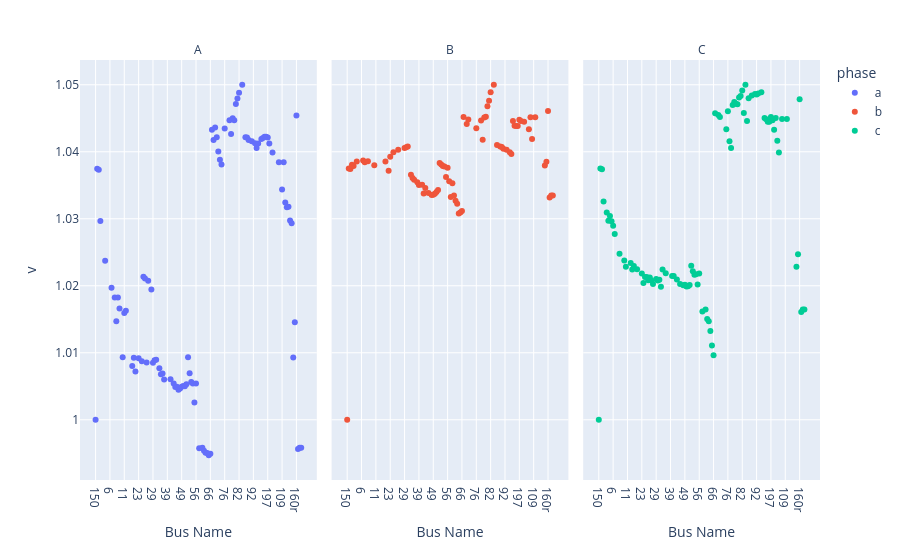
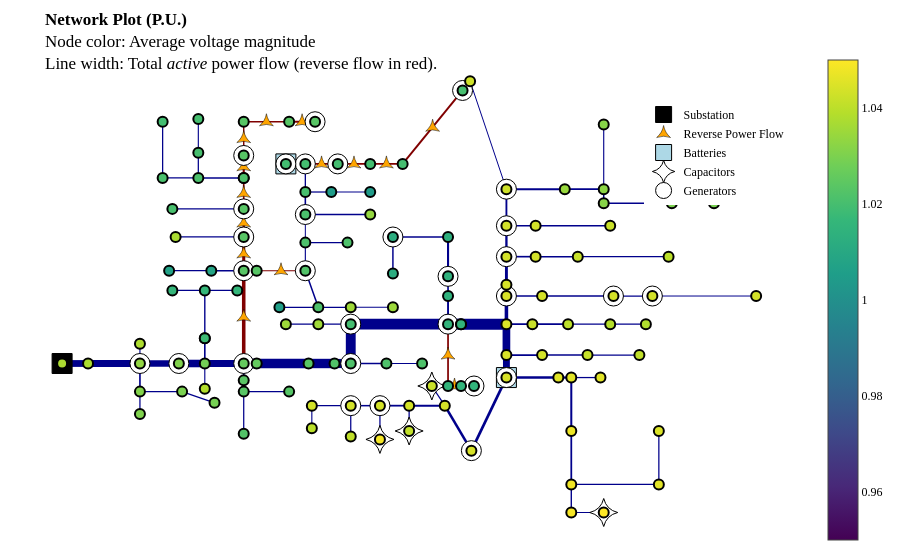

The notebook cell saved with these charts, in order:
### Markdown cell above
### Now with active power controls we minimize generation curtailment

### Code cell
case = create_case(CASES_DIR / "csv" / "ieee123_30der", ignore_schedule=True)
case.modify(control_variable="P")  # Controlling reacitve power generations of DGs to highlight the effect on the voltage profile.
case.modify(gen_mult = 5) # To make OPF work more hard
result = case.run_opf(objective="curtail", formulation="lindist", solver="ipopt")
result.plot_voltages().show()
result.plot_network().show()
result.plot_gens().show()

### Figure 1 — Plotly figure (JSON) as saved in the notebook; plotly's stock layout.template omitted (floating-point values rounded to 4 significant figures; data arrays with more than 128 entries replaced by an {"elided": "..."} marker saying what was removed)
{"data": [{"hovertemplate": "phase=a<br>name=%{x}<br>v=%{y}<extra></extra>", "legendgroup": "a", "marker": {"color": "#636efa", "symbol": "circle"}, "mode": "markers", "name": "a", "orientation": "v", "showlegend": true, "type": "scatter", "x": {"elided": "130 str values"}, "xaxis": "x", "y": {"elided": "130 float values"}, "yaxis": "y"}, {"hovertemplate": "phase=b<br>name=%{x}<br>v=%{y}<extra></extra>", "legendgroup": "b", "marker": {"color": "#EF553B", "symbol": "circle"}, "mode": "markers", "name": "b", "orientation": "v", "showlegend": true, "type": "scatter", "x": {"elided": "130 str values"}, "xaxis": "x2", "y": {"elided": "130 float values"}, "yaxis": "y2"}, {"hovertemplate": "phase=c<br>name=%{x}<br>v=%{y}<extra></extra>", "legendgroup": "c", "marker": {"color": "#00cc96", "symbol": "circle"}, "mode": "markers", "name": "c", "orientation": "v", "showlegend": true, "type": "scatter", "x": {"elided": "130 str values"}, "xaxis": "x3", "y": {"elided": "130 float values"}, "yaxis": "y3"}], "layout": {"annotations": [{"font": {}, "showarrow": false, "text": "A", "x": 0.16, "xanchor": "center", "xref": "paper", "y": 1, "yanchor": "bottom", "yref": "paper"}, {"font": {}, "showarrow": false, "text": "B", "x": 0.5, "xanchor": "center", "xref": "paper", "y": 1, "yanchor": "bottom", "yref": "paper"}, {"font": {}, "showarrow": false, "text": "C", "x": 0.84, "xanchor": "center", "xref": "paper", "y": 1, "yanchor": "bottom", "yref": "paper"}], "legend": {"title": {"text": "phase"}, "tracegroupgap": 0}, "margin": {"t": 60}, "xaxis": {"anchor": "y", "domain": [0, 0.32], "title": {"text": "Bus Name"}}, "xaxis2": {"anchor": "y2", "domain": [0.34, 0.66], "matches": "x", "title": {"text": "Bus Name"}}, "xaxis3": {"anchor": "y3", "domain": [0.68, 1.0], "matches": "x", "title": {"text": "Bus Name"}}, "yaxis": {"anchor": "x", "domain": [0, 1], "title": {"text": "v"}}, "yaxis2": {"anchor": "x2", "domain": [0, 1], "matches": "y", "showticklabels": false}, "yaxis3": {"anchor": "x3", "domain": [0, 1], "matches": "y", "showticklabels": false}}}

### Figure 2 — Plotly figure (JSON) as saved in the notebook; plotly's stock layout.template omitted (floating-point values rounded to 4 significant figures; data arrays with more than 128 entries replaced by an {"elided": "..."} marker saying what was removed)
{"data": [{"hoverinfo": "none", "line": {"color": "darkblue", "dash": "solid", "width": 6.807}, "mode": "lines", "showlegend": false, "type": "scatter", "x": [-0.8612, -0.8612], "y": [-0.2909, -0.2909]}, {"hoverinfo": "none", "line": {"color": "darkblue", "dash": "solid", "width": 6.807}, "mode": "lines", "showlegend": false, "type": "scatter", "x": [-0.8612, -0.7916], "y": [-0.2909, -0.2909]}, {"hoverinfo": "none", "line": {"color": "darkblue", "dash": "solid", "width": 6.807}, "mode": "lines", "showlegend": false, "type": "scatter", "x": [-0.7916, -0.6524], "y": [-0.2909, -0.2909]}, {"hoverinfo": "none", "line": {"color": "darkblue", "dash": "solid", "width": 1.128}, "mode": "lines", "showlegend": false, "type": "scatter", "x": [-0.6524, -0.6524], "y": [-0.2909, -0.2009]}, {"hoverinfo": "none", "line": {"color": "darkblue", "dash": "solid", "width": 1.657}, "mode": "lines", "showlegend": false, "type": "scatter", "x": [-0.6524, -0.6524], "y": [-0.2909, -0.4195]}, {"hoverinfo": "none", "line": {"color": "darkblue", "dash": "solid", "width": 6.727}, "mode": "lines", "showlegend": false, "type": "scatter", "x": [-0.6524, -0.5481], "y": [-0.2909, -0.2909]}, {"hoverinfo": "none", "line": {"color": "darkblue", "dash": "solid", "width": 1.256}, "mode": "lines", "showlegend": false, "type": "scatter", "x": [-0.6524, -0.6524], "y": [-0.4195, -0.5224]}, {"hoverinfo": "none", "line": {"color": "darkblue", "dash": "solid", "width": 1.401}, "mode": "lines", "showlegend": false, "type": "scatter", "x": [-0.6524, -0.5394], "y": [-0.4195, -0.4195]}, {"hoverinfo": "none", "line": {"color": "darkblue", "dash": "solid", "width": 1.27}, "mode": "lines", "showlegend": false, "type": "scatter", "x": [-0.5394, -0.4524], "y": [-0.4195, -0.4709]}, {"hoverinfo": "none", "line": {"color": "darkblue", "dash": "solid", "width": 7.56}, "mode": "lines", "showlegend": false, "type": "scatter", "x": [-0.5481, -0.4785], "y": [-0.2909, -0.2909]}, {"hoverinfo": "none", "line": {"color": "darkblue", "dash": "solid", "width": 1.128}, "mode": "lines", "showlegend": false, "type": "scatter", "x": [-0.4785, -0.4785], "y": [-0.2909, -0.4067]}, {"hoverinfo": "none", "line": {"color": "darkblue", "dash": "solid", "width": 1.645}, "mode": "lines", "showlegend": false, "type": "scatter", "x": [-0.4785, -0.4785], "y": [-0.2909, -0.1752]}, {"hoverinfo": "none", "line": {"color": "darkblue", "dash": "solid", "width": 6.787}, "mode": "lines", "showlegend": false, "type": "scatter", "x": [-0.4785, -0.3741], "y": [-0.2909, -0.2909]}, {"hoverinfo": "none", "line": {"color": "darkblue", "dash": "solid", "width": 1.388}, "mode": "lines", "showlegend": false, "type": "scatter", "x": [-0.4785, -0.4785], "y": [-0.1752, -0.1752]}, {"hoverinfo": "none", "line": {"color": "darkblue", "dash": "solid", "width": 1.388}, "mode": "lines", "showlegend": false, "type": "scatter", "x": [-0.4785, -0.4785], "y": [-0.1752, 0.04337]}, {"hoverinfo": "none", "line": {"color": "darkblue", "dash": "solid", "width": 1.647}, "mode": "lines", "showlegend": false, "type": "scatter", "x": [-0.3741, -0.3741], "y": [-0.2909, -0.3681]}, {"hoverinfo": "none", "line": {"color": "maroon", "dash": "solid", "width": 3.561}, "mode": "lines", "showlegend": false, "type": "scatter", "x": [-0.3741, -0.3741], "y": [-0.2909, 0.1334]}, {"hoverinfo": "none", "line": {"color": "darkblue", "dash": "solid", "width": 1.259}, "mode": "lines", "showlegend": false, "type": "scatter", "x": [-0.4785, -0.5655], "y": [0.04337, 0.04337]}, {"hoverinfo": "none", "line": {"color": "darkblue", "dash": "solid", "width": 1.129}, "mode": "lines", "showlegend": false, "type": "scatter", "x": [-0.4785, -0.3915], "y": [0.04337, 0.04337]}, {"hoverinfo": "none", "line": {"color": "darkblue", "dash": "solid", "width": 1.385}, "mode": "lines", "showlegend": false, "type": "scatter", "x": [-0.3741, -0.3741], "y": [-0.3681, -0.4195]}, {"hoverinfo": "none", "line": {"color": "darkblue", "dash": "solid", "width": 1.256}, "mode": "lines", "showlegend": false, "type": "scatter", "x": [-0.3741, -0.3741], "y": [-0.4195, -0.6124]}, {"hoverinfo": "none", "line": {"color": "darkblue", "dash": "solid", "width": 1.128}, "mode": "lines", "showlegend": false, "type": "scatter", "x": [-0.3741, -0.2524], "y": [-0.4195, -0.4195]}, {"hoverinfo": "none", "line": {"color": "darkblue", "dash": "solid", "width": 1.51}, "mode": "lines", "showlegend": false, "type": "scatter", "x": [-0.3741, -0.4611], "y": [0.1334, 0.1334]}, {"hoverinfo": "none", "line": {"color": "maroon", "dash": "solid", "width": 3.044}, "mode": "lines", "showlegend": false, "type": "scatter", "x": [-0.3741, -0.3741], "y": [0.1334, 0.2877]}, {"hoverinfo": "none", "line": {"color": "darkblue", "dash": "solid", "width": 1.254}, "mode": "lines", "showlegend": false, "type": "scatter", "x": [-0.4611, -0.5742], "y": [0.1334, 0.1334]}, {"hoverinfo": "none", "line": {"color": "darkblue", "dash": "solid", "width": 1.269}, "mode": "lines", "showlegend": false, "type": "scatter", "x": [-0.3741, -0.5568], "y": [0.2877, 0.2877]}, {"hoverinfo": "none", "line": {"color": "maroon", "dash": "solid", "width": 2.352}, "mode": "lines", "showlegend": false, "type": "scatter", "x": [-0.3741, -0.3741], "y": [0.2877, 0.4162]}, {"hoverinfo": "none", "line": {"color": "darkblue", "dash": "solid", "width": 1.256}, "mode": "lines", "showlegend": false, "type": "scatter", "x": [-0.3741, -0.5655], "y": [0.4162, 0.4162]}, {"hoverinfo": "none", "line": {"color": "maroon", "dash": "solid", "width": 1.647}, "mode": "lines", "showlegend": false, "type": "scatter", "x": [-0.3741, -0.3741], "y": [0.4162, 0.5577]}, {"hoverinfo": "none", "line": {"color": "darkblue", "dash": "solid", "width": 1.513}, "mode": "lines", "showlegend": false, "type": "scatter", "x": [-0.3741, -0.3741], "y": [0.5577, 0.5577]}, {"hoverinfo": "none", "line": {"color": "darkblue", "dash": "solid", "width": 1.513}, "mode": "lines", "showlegend": false, "type": "scatter", "x": [-0.3741, -0.4959], "y": [0.5577, 0.5577]}, {"hoverinfo": "none", "line": {"color": "maroon", "dash": "solid", "width": 2.161}, "mode": "lines", "showlegend": false, "type": "scatter", "x": [-0.3741, -0.3741], "y": [0.5577, 0.6606]}, {"hoverinfo": "none", "line": {"color": "darkblue", "dash": "solid", "width": 1.257}, "mode": "lines", "showlegend": false, "type": "scatter", "x": [-0.4959, -0.5916], "y": [0.5577, 0.5577]}, {"hoverinfo": "none", "line": {"color": "darkblue", "dash": "solid", "width": 1.256}, "mode": "lines", "showlegend": false, "type": "scatter", "x": [-0.4959, -0.4959], "y": [0.5577, 0.6734]}, {"hoverinfo": "none", "line": {"color": "darkblue", "dash": "solid", "width": 1.257}, "mode": "lines", "showlegend": false, "type": "scatter", "x": [-0.5916, -0.5916], "y": [0.5577, 0.8148]}, {"hoverinfo": "none", "line": {"color": "maroon", "dash": "solid", "width": 1.453}, "mode": "lines", "showlegend": false, "type": "scatter", "x": [-0.3741, -0.3741], "y": [0.6606, 0.8148]}, {"hoverinfo": "none", "line": {"color": "maroon", "dash": "solid", "width": 1.705}, "mode": "lines", "showlegend": false, "type": "scatter", "x": [-0.3741, -0.2524], "y": [0.8148, 0.8148]}, {"hoverinfo": "none", "line": {"color": "maroon", "dash": "solid", "width": 1.961}, "mode": "lines", "showlegend": false, "type": "scatter", "x": [-0.2524, -0.1828], "y": [0.8148, 0.8148]}, {"hoverinfo": "none", "line": {"color": "darkblue", "dash": "solid", "width": 1.128}, "mode": "lines", "showlegend": false, "type": "scatter", "x": [-0.4959, -0.4959], "y": [0.6734, 0.8277]}, {"hoverinfo": "none", "line": {"color": "maroon", "dash": "solid", "width": 1.065}, "mode": "lines", "showlegend": false, "type": "scatter", "x": [-0.3394, -0.2089], "y": [0.1334, 0.1334]}, {"hoverinfo": "none", "line": {"color": "darkblue", "dash": "solid", "width": 1.51}, "mode": "lines", "showlegend": false, "type": "scatter", "x": [-0.2089, -0.1741], "y": [0.1334, -0.03378]}, {"hoverinfo": "none", "line": {"color": "darkblue", "dash": "solid", "width": 1.13}, "mode": "lines", "showlegend": false, "type": "scatter", "x": [-0.2089, -0.2089], "y": [0.1334, 0.262]}, {"hoverinfo": "none", "line": {"color": "darkblue", "dash": "solid", "width": 1.25}, "mode": "lines", "showlegend": false, "type": "scatter", "x": [-0.1741, -0.2785], "y": [-0.03378, -0.03378]}, {"hoverinfo": "none", "line": {"color": "darkblue", "dash": "solid", "width": 1.259}, "mode": "lines", "showlegend": false, "type": "scatter", "x": [-0.1741, -0.08714], "y": [-0.03378, -0.03378]}, {"hoverinfo": "none", "line": {"color": "darkblue", "dash": "solid", "width": 1.128}, "mode": "lines", "showlegend": false, "type": "scatter", "x": [-0.08714, 0.02593], "y": [-0.03378, -0.03378]}, {"hoverinfo": "none", "line": {"color": "darkblue", "dash": "solid", "width": 1.128}, "mode": "lines", "showlegend": false, "type": "scatter", "x": [-0.2089, -0.09583], "y": [0.262, 0.262]}, {"hoverinfo": "none", "line": {"color": "darkblue", "dash": "solid", "width": 1.002}, "mode": "lines", "showlegend": false, "type": "scatter", "x": [-0.2089, -0.2089], "y": [0.262, 0.3905]}, {"hoverinfo": "none", "line": {"color": "darkblue", "dash": "solid", "width": 1.267}, "mode": "lines", "showlegend": false, "type": "scatter", "x": [-0.2089, -0.03495], "y": [0.3905, 0.3905]}, {"hoverinfo": "none", "line": {"color": "darkblue", "dash": "solid", "width": 1.568}, "mode": "lines", "showlegend": false, "type": "scatter", "x": [-0.2089, -0.2089], "y": [0.3905, 0.4934]}, {"hoverinfo": "none", "line": {"color": "darkblue", "dash": "solid", "width": 1.254}, "mode": "lines", "showlegend": false, "type": "scatter", "x": [-0.2089, -0.1393], "y": [0.4934, 0.4934]}, {"hoverinfo": "none", "line": {"color": "darkblue", "dash": "solid", "width": 1.314}, "mode": "lines", "showlegend": false, "type": "scatter", "x": [-0.2089, -0.2089], "y": [0.4934, 0.622]}, {"hoverinfo": "none", "line": {"color": "darkblue", "dash": "solid", "width": 1.128}, "mode": "lines", "showlegend": false, "type": "scatter", "x": [-0.1393, -0.03495], "y": [0.4934, 0.4934]}, {"hoverinfo": "none", "line": {"color": "darkblue", "dash": "solid", "width": 2.242}, "mode": "lines", "showlegend": false, "type": "scatter", "x": [-0.2089, -0.2611], "y": [0.622, 0.622]}, {"hoverinfo": "none", "line": {"color": "maroon", "dash": "solid", "width": 1.641}, "mode": "lines", "showlegend": false, "type": "scatter", "x": [-0.2089, -0.1219], "y": [0.622, 0.622]}, {"hoverinfo": "none", "line": {"color": "maroon", "dash": "solid", "width": 1.577}, "mode": "lines", "showlegend": false, "type": "scatter", "x": [-0.1219, -0.03495], "y": [0.622, 0.622]}, {"hoverinfo": "none", "line": {"color": "maroon", "dash": "solid", "width": 1.833}, "mode": "lines", "showlegend": false, "type": "scatter", "x": [-0.03495, 0.05202], "y": [0.622, 0.622]}, {"hoverinfo": "none", "line": {"color": "maroon", "dash": "solid", "width": 1.961}, "mode": "lines", "showlegend": false, "type": "scatter", "x": [0.05202, 0.2127], "y": [0.622, 0.9578]}, {"hoverinfo": "none", "line": {"color": "darkblue", "dash": "solid", "width": 9.661}, "mode": "lines", "showlegend": false, "type": "scatter", "x": [-0.3394, -0.2002], "y": [-0.2909, -0.2909]}, {"hoverinfo": "none", "line": {"color": "darkblue", "dash": "solid", "width": 9.405}, "mode": "lines", "showlegend": false, "type": "scatter", "x": [-0.2002, -0.1306], "y": [-0.2909, -0.2909]}, {"hoverinfo": "none", "line": {"color": "darkblue", "dash": "solid", "width": 9.149}, "mode": "lines", "showlegend": false, "type": "scatter", "x": [-0.1306, -0.08714], "y": [-0.2909, -0.2909]}, {"hoverinfo": "none", "line": {"color": "darkblue", "dash": "solid", "width": 1.254}, "mode": "lines", "showlegend": false, "type": "scatter", "x": [-0.08714, 0.008531], "y": [-0.2909, -0.2909]}, {"hoverinfo": "none", "line": {"color": "darkblue", "dash": "solid", "width": 9.856}, "mode": "lines", "showlegend": false, "type": "scatter", "x": [-0.08714, -0.08714], "y": [-0.2909, -0.1109]}, {"hoverinfo": "none", "line": {"color": "darkblue", "dash": "solid", "width": 1.128}, "mode": "lines", "showlegend": false, "type": "scatter", "x": [0.008531, 0.1042], "y": [-0.2909, -0.2909]}, {"hoverinfo": "none", "line": {"color": "darkblue", "dash": "solid", "width": 1.259}, "mode": "lines", "showlegend": false, "type": "scatter", "x": [-0.08714, -0.1741], "y": [-0.1109, -0.1109]}, {"hoverinfo": "none", "line": {"color": "darkblue", "dash": "solid", "width": 10.56}, "mode": "lines", "showlegend": false, "type": "scatter", "x": [-0.08714, 0.1738], "y": [-0.1109, -0.1109]}, {"hoverinfo": "none", "line": {"color": "darkblue", "dash": "solid", "width": 1.128}, "mode": "lines", "showlegend": false, "type": "scatter", "x": [-0.1741, -0.2611], "y": [-0.1109, -0.1109]}, {"hoverinfo": "none", "line": {"color": "maroon", "dash": "solid", "width": 1.736}, "mode": "lines", "showlegend": false, "type": "scatter", "x": [0.1738, 0.1738], "y": [-0.1109, -0.3938]}, {"hoverinfo": "none", "line": {"color": "darkblue", "dash": "solid", "width": 1.902}, "mode": "lines", "showlegend": false, "type": "scatter", "x": [0.1738, 0.1738], "y": [-0.1109, 0.01765]}, {"hoverinfo": "none", "line": {"color": "darkblue", "dash": "solid", "width": 1.647}, "mode": "lines", "showlegend": false, "type": "scatter", "x": [0.1738, 0.1738], "y": [0.01765, 0.1077]}, {"hoverinfo": "none", "line": {"color": "darkblue", "dash": "solid", "width": 2.124}, "mode": "lines", "showlegend": false, "type": "scatter", "x": [0.1738, 0.1738], "y": [0.1077, 0.2877]}, {"hoverinfo": "none", "line": {"color": "darkblue", "dash": "solid", "width": 1.635}, "mode": "lines", "showlegend": false, "type": "scatter", "x": [0.1738, 0.02593], "y": [0.2877, 0.2877]}, {"hoverinfo": "none", "line": {"color": "darkblue", "dash": "solid", "width": 1.481}, "mode": "lines", "showlegend": false, "type": "scatter", "x": [0.02593, 0.02593], "y": [0.2877, 0.1205]}, {"hoverinfo": "none", "line": {"color": "darkblue", "dash": "solid", "width": 11}, "mode": "lines", "showlegend": false, "type": "scatter", "x": [0.2086, 0.3303], "y": [-0.1109, -0.1109]}, {"hoverinfo": "none", "line": {"color": "darkblue", "dash": "solid", "width": 1.769}, "mode": "lines", "showlegend": false, "type": "scatter", "x": [0.3303, 0.3999], "y": [-0.1109, -0.1109]}, {"hoverinfo": "none", "line": {"color": "darkblue", "dash": "solid", "width": 7.689}, "mode": "lines", "showlegend": false, "type": "scatter", "x": [0.3303, 0.3303], "y": [-0.1109, -0.2524]}, {"hoverinfo": "none", "line": {"color": "darkblue", "dash": "solid", "width": 3.541}, "mode": "lines", "showlegend": false, "type": "scatter", "x": [0.3303, 0.3303], "y": [-0.1109, 0.01765]}, {"hoverinfo": "none", "line": {"color": "darkblue", "dash": "solid", "width": 1.641}, "mode": "lines", "showlegend": false, "type": "scatter", "x": [0.3999, 0.4956], "y": [-0.1109, -0.1109]}, {"hoverinfo": "none", "line": {"color": "darkblue", "dash": "solid", "width": 1.385}, "mode": "lines", "showlegend": false, "type": "scatter", "x": [0.4956, 0.6086], "y": [-0.1109, -0.1109]}, {"hoverinfo": "none", "line": {"color": "darkblue", "dash": "solid", "width": 1.256}, "mode": "lines", "showlegend": false, "type": "scatter", "x": [0.6086, 0.7043], "y": [-0.1109, -0.1109]}, {"hoverinfo": "none", "line": {"color": "darkblue", "dash": "solid", "width": 1.781}, "mode": "lines", "showlegend": false, "type": "scatter", "x": [0.3303, 0.426], "y": [-0.2524, -0.2524]}, {"hoverinfo": "none", "line": {"color": "darkblue", "dash": "solid", "width": 6.908}, "mode": "lines", "showlegend": false, "type": "scatter", "x": [0.3303, 0.3303], "y": [-0.2524, -0.3552]}, {"hoverinfo": "none", "line": {"color": "darkblue", "dash": "solid", "width": 1.525}, "mode": "lines", "showlegend": false, "type": "scatter", "x": [0.426, 0.5478], "y": [-0.2524, -0.2524]}, {"hoverinfo": "none", "line": {"color": "darkblue", "dash": "solid", "width": 1.256}, "mode": "lines", "showlegend": false, "type": "scatter", "x": [0.5478, 0.6869], "y": [-0.2524, -0.2524]}, {"hoverinfo": "none", "line": {"color": "darkblue", "dash": "solid", "width": 2.554}, "mode": "lines", "showlegend": false, "type": "scatter", "x": [0.3303, 0.4695], "y": [-0.3552, -0.3552]}, {"hoverinfo": "none", "line": {"color": "darkblue", "dash": "solid", "width": 2.673}, "mode": "lines", "showlegend": false, "type": "scatter", "x": [0.3303, 0.2364], "y": [-0.3552, -0.6895]}, {"hoverinfo": "none", "line": {"color": "darkblue", "dash": "solid", "width": 2.297}, "mode": "lines", "showlegend": false, "type": "scatter", "x": [0.4695, 0.5043], "y": [-0.3552, -0.3552]}, {"hoverinfo": "none", "line": {"color": "darkblue", "dash": "solid", "width": 1.272}, "mode": "lines", "showlegend": false, "type": "scatter", "x": [0.5043, 0.5825], "y": [-0.3552, -0.3552]}, {"hoverinfo": "none", "line": {"color": "darkblue", "dash": "solid", "width": 2.025}, "mode": "lines", "showlegend": false, "type": "scatter", "x": [0.5043, 0.5043], "y": [-0.3552, -0.5995]}, {"hoverinfo": "none", "line": {"color": "darkblue", "dash": "solid", "width": 1.769}, "mode": "lines", "showlegend": false, "type": "scatter", "x": [0.5043, 0.5043], "y": [-0.5995, -0.8438]}, {"hoverinfo": "none", "line": {"color": "darkblue", "dash": "solid", "width": 1.385}, "mode": "lines", "showlegend": false, "type": "scatter", "x": [0.5043, 0.5043], "y": [-0.8438, -0.9724]}, {"hoverinfo": "none", "line": {"color": "darkblue", "dash": "solid", "width": 1.385}, "mode": "lines", "showlegend": false, "type": "scatter", "x": [0.5043, 0.7391], "y": [-0.8438, -0.8438]}, {"hoverinfo": "none", "line": {"color": "darkblue", "dash": "solid", "width": 1.128}, "mode": "lines", "showlegend": false, "type": "scatter", "x": [0.5043, 0.5912], "y": [-0.9724, -0.9724]}, {"hoverinfo": "none", "line": {"color": "darkblue", "dash": "solid", "width": 1.256}, "mode": "lines", "showlegend": false, "type": "scatter", "x": [0.7391, 0.7391], "y": [-0.8438, -0.5995]}, {"hoverinfo": "none", "line": {"color": "darkblue", "dash": "solid", "width": 2.545}, "mode": "lines", "showlegend": false, "type": "scatter", "x": [0.2364, 0.1651], "y": [-0.6895, -0.4838]}, {"hoverinfo": "none", "line": {"color": "darkblue", "dash": "solid", "width": 1.256}, "mode": "lines", "showlegend": false, "type": "scatter", "x": [0.1651, 0.1303], "y": [-0.4838, -0.3938]}, {"hoverinfo": "none", "line": {"color": "darkblue", "dash": "solid", "width": 2.032}, "mode": "lines", "showlegend": false, "type": "scatter", "x": [0.1651, 0.06941], "y": [-0.4838, -0.4838]}, {"hoverinfo": "none", "line": {"color": "darkblue", "dash": "solid", "width": 1.263}, "mode": "lines", "showlegend": false, "type": "scatter", "x": [0.06941, 0.06941], "y": [-0.4838, -0.5995]}, {"hoverinfo": "none", "line": {"color": "darkblue", "dash": "solid", "width": 1.769}, "mode": "lines", "showlegend": false, "type": "scatter", "x": [0.06941, -0.008863], "y": [-0.4838, -0.4838]}, {"hoverinfo": "none", "line": {"color": "darkblue", "dash": "solid", "width": 1.256}, "mode": "lines", "showlegend": false, "type": "scatter", "x": [-0.008863, -0.008863], "y": [-0.4838, -0.6381]}, {"hoverinfo": "none", "line": {"color": "darkblue", "dash": "solid", "width": 1.513}, "mode": "lines", "showlegend": false, "type": "scatter", "x": [-0.008863, -0.08714], "y": [-0.4838, -0.4838]}, {"hoverinfo": "none", "line": {"color": "darkblue", "dash": "solid", "width": 1.256}, "mode": "lines", "showlegend": false, "type": "scatter", "x": [-0.08714, -0.08714], "y": [-0.4838, -0.6252]}, {"hoverinfo": "none", "line": {"color": "darkblue", "dash": "solid", "width": 1.256}, "mode": "lines", "showlegend": false, "type": "scatter", "x": [-0.08714, -0.1915], "y": [-0.4838, -0.4838]}, {"hoverinfo": "none", "line": {"color": "darkblue", "dash": "solid", "width": 1.128}, "mode": "lines", "showlegend": false, "type": "scatter", "x": [-0.1915, -0.1915], "y": [-0.4838, -0.5867]}, {"hoverinfo": "none", "line": {"color": "darkblue", "dash": "solid", "width": 1.688}, "mode": "lines", "showlegend": false, "type": "scatter", "x": [0.3303, 0.426], "y": [0.01765, 0.01765]}, {"hoverinfo": "none", "line": {"color": "darkblue", "dash": "solid", "width": 1.432}, "mode": "lines", "showlegend": false, "type": "scatter", "x": [0.426, 0.6173], "y": [0.01765, 0.01765]}, {"hoverinfo": "none", "line": {"color": "darkblue", "dash": "solid", "width": 1.223}, "mode": "lines", "showlegend": false, "type": "scatter", "x": [0.6173, 0.7217], "y": [0.01765, 0.01765]}, {"hoverinfo": "none", "line": {"color": "darkblue", "dash": "solid", "width": 1}, "mode": "lines", "showlegend": false, "type": "scatter", "x": [0.7217, 1], "y": [0.01765, 0.01765]}, {"hoverinfo": "none", "line": {"color": "darkblue", "dash": "solid", "width": 2.916}, "mode": "lines", "showlegend": false, "type": "scatter", "x": [0.3303, 0.3303], "y": [0.01765, 0.06908]}, {"hoverinfo": "none", "line": {"color": "darkblue", "dash": "solid", "width": 2.916}, "mode": "lines", "showlegend": false, "type": "scatter", "x": [0.3303, 0.3303], "y": [0.06908, 0.1977]}, {"hoverinfo": "none", "line": {"color": "darkblue", "dash": "solid", "width": 1.641}, "mode": "lines", "showlegend": false, "type": "scatter", "x": [0.3303, 0.4086], "y": [0.1977, 0.1977]}, {"hoverinfo": "none", "line": {"color": "darkblue", "dash": "solid", "width": 2.325}, "mode": "lines", "showlegend": false, "type": "scatter", "x": [0.3303, 0.3303], "y": [0.1977, 0.3391]}, {"hoverinfo": "none", "line": {"color": "darkblue", "dash": "solid", "width": 1.513}, "mode": "lines", "showlegend": false, "type": "scatter", "x": [0.4086, 0.5217], "y": [0.1977, 0.1977]}, {"hoverinfo": "none", "line": {"color": "darkblue", "dash": "solid", "width": 1.256}, "mode": "lines", "showlegend": false, "type": "scatter", "x": [0.5217, 0.7652], "y": [0.1977, 0.1977]}, {"hoverinfo": "none", "line": {"color": "darkblue", "dash": "solid", "width": 1.513}, "mode": "lines", "showlegend": false, "type": "scatter", "x": [0.3303, 0.4086], "y": [0.3391, 0.3391]}, {"hoverinfo": "none", "line": {"color": "darkblue", "dash": "solid", "width": 1.861}, "mode": "lines", "showlegend": false, "type": "scatter", "x": [0.3303, 0.3303], "y": [0.3391, 0.5063]}, {"hoverinfo": "none", "line": {"color": "darkblue", "dash": "solid", "width": 1.256}, "mode": "lines", "showlegend": false, "type": "scatter", "x": [0.4086, 0.6086], "y": [0.3391, 0.3391]}, {"hoverinfo": "none", "line": {"color": "darkblue", "dash": "solid", "width": 1.907}, "mode": "lines", "showlegend": false, "type": "scatter", "x": [0.3303, 0.4869], "y": [0.5063, 0.5063]}, {"hoverinfo": "none", "line": {"color": "darkblue", "dash": "solid", "width": 1}, "mode": "lines", "showlegend": false, "type": "scatter", "x": [0.3303, 0.2329], "y": [0.5063, 1]}, {"hoverinfo": "none", "line": {"color": "darkblue", "dash": "solid", "width": 1.651}, "mode": "lines", "showlegend": false, "type": "scatter", "x": [0.4869, 0.5912], "y": [0.5063, 0.5063]}, {"hoverinfo": "none", "line": {"color": "darkblue", "dash": "solid", "width": 1.128}, "mode": "lines", "showlegend": false, "type": "scatter", "x": [0.5912, 0.5912], "y": [0.5063, 0.802]}, {"hoverinfo": "none", "line": {"color": "darkblue", "dash": "solid", "width": 1.523}, "mode": "lines", "showlegend": false, "type": "scatter", "x": [0.5912, 0.5912], "y": [0.5063, 0.442]}, {"hoverinfo": "none", "line": {"color": "darkblue", "dash": "solid", "width": 1.392}, "mode": "lines", "showlegend": false, "type": "scatter", "x": [0.5912, 0.7739], "y": [0.442, 0.442]}, {"hoverinfo": "none", "line": {"color": "darkblue", "dash": "solid", "width": 1.128}, "mode": "lines", "showlegend": false, "type": "scatter", "x": [0.7739, 0.8869], "y": [0.442, 0.442]}, {"hoverinfo": "none", "line": {"color": "maroon", "dash": "solid", "width": 1.065}, "mode": "lines", "showlegend": false, "type": "scatter", "x": [-0.3741, -0.3394], "y": [0.1334, 0.1334]}, {"hoverinfo": "none", "line": {"color": "darkblue", "dash": "solid", "width": 9.661}, "mode": "lines", "showlegend": false, "type": "scatter", "x": [-0.3741, -0.3394], "y": [-0.2909, -0.2909]}, {"hoverinfo": "none", "line": {"color": "darkblue", "dash": "solid", "width": 11}, "mode": "lines", "showlegend": false, "type": "scatter", "x": [0.2086, 0.2086], "y": [-0.1109, -0.1109]}, {"hoverinfo": "none", "line": {"color": "darkblue", "dash": "solid", "width": 11}, "mode": "lines", "showlegend": false, "type": "scatter", "x": [0.1738, 0.2086], "y": [-0.1109, -0.1109]}, {"hoverinfo": "none", "line": {"color": "maroon", "dash": "solid", "width": 1.736}, "mode": "lines", "showlegend": false, "type": "scatter", "x": [0.1738, 0.2086], "y": [-0.3938, -0.3938]}, {"hoverinfo": "none", "line": {"color": "maroon", "dash": "solid", "width": 1.736}, "mode": "lines", "showlegend": false, "type": "scatter", "x": [0.2086, 0.2434], "y": [-0.3938, -0.3938]}, {"hoverinfo": "none", "marker": {"color": "black", "line": {"color": "black", "width": 1}, "size": 20, "symbol": "square"}, "mode": "markers", "name": "Substation", "showlegend": true, "type": "scatter", "x": [-0.8612], "y": [-0.2909]}, {"hoverinfo": "none", "marker": {"color": "orange", "line": {"color": "black", "width": 0.5}, "size": 10, "symbol": "star-triangle-up"}, "mode": "markers", "name": "Reverse Power Flow", "showlegend": true, "type": "scatter", "x": [-0.3741, -0.3741, -0.3741, -0.3741, -0.3741, -0.3741, -0.3133, -0.2176, -0.2741, -0.1654, -0.07844, 0.008531, 0.1324, 0.1738, -0.3567, 0.1912, 0.226], "y": [-0.07878, 0.2105, 0.352, 0.487, 0.6091, 0.7377, 0.8148, 0.8148, 0.1334, 0.622, 0.622, 0.622, 0.7899, -0.2524, 0.1334, -0.3938, -0.3938]}, {"hoverinfo": "none", "marker": {"color": "lightblue", "line": {"color": "black", "width": 1}, "size": 20, "symbol": "square"}, "mode": "markers", "name": "Batteries", "showlegend": true, "type": "scatter", "x": [-0.2611, 0.3303], "y": [0.622, -0.3552]}, {"hoverinfo": "none", "marker": {"color": "white", "line": {"color": "black", "width": 1}, "size": 20, "symbol": "star-diamond"}, "mode": "markers", "name": "Capacitors", "showlegend": true, "type": "scatter", "x": [0.5912, 0.1303, 0.06941, -0.008863], "y": [-0.9724, -0.3938, -0.5995, -0.6381]}, {"hoverinfo": "none", "marker": {"color": "white", "line": {"color": "black", "width": 1}, "size": 20, "symbol": "circle"}, "mode": "markers", "name": "Generators", "showlegend": true, "type": "scatter", "x": [-0.6524, -0.5481, -0.3741, -0.3741, -0.3741, -0.3741, -0.3741, -0.1828, -0.2089, -0.2089, -0.2089, -0.2611, -0.1219, 0.2127, -0.08714, -0.08714, 0.1738, 0.1738, 0.02593, 0.3303, 0.3303, 0.2364, -0.008863, -0.08714, 0.6173, 0.7217, 0.3303, 0.3303, 0.3303, 0.2434], "y": [-0.2909, -0.2909, -0.2909, 0.1334, 0.2877, 0.4162, 0.6606, 0.8148, 0.1334, 0.3905, 0.622, 0.622, 0.622, 0.9578, -0.2909, -0.1109, -0.1109, 0.1077, 0.2877, 0.01765, -0.3552, -0.6895, -0.4838, -0.4838, 0.01765, 0.01765, 0.1977, 0.3391, 0.5063, -0.3938]}, {"hoverlabel": {"font": {"family": "Monospace"}}, "hovertemplate": "%{text}", "marker": {"cmax": 1.05, "cmin": 0.95, "color": {"elided": "130 float values"}, "colorscale": [[0, "#440154"], [0.1111, "#482878"], [0.2222, "#3e4989"], [0.3333, "#31688e"], [0.4444, "#26828e"], [0.5556, "#1f9e89"], [0.6667, "#35b779"], [0.7778, "#6ece58"], [0.8889, "#b5de2b"], [1, "#fde725"]], "line": {"color": "black", "width": 2}, "reversescale": false, "showscale": true, "size": 10}, "mode": "markers", "showlegend": false, "text": {"elided": "130 str values"}, "textposition": "top center", "type": "scatter", "x": {"elided": "130 float values"}, "y": {"elided": "130 float values"}}], "layout": {"font": {"color": "Black", "family": "Droid Sans Mono"}, "legend": {"bgcolor": "White", "font": {"color": "Black"}, "x": 0.8, "y": 0.9}, "margin": {"b": 10, "l": 10, "r": 10, "t": 50}, "paper_bgcolor": "White", "plot_bgcolor": "White", "title": {"font": {"color": "Black"}, "text": "<b>Network Plot (P.U.)</b><br>Node color: Average voltage magnitude<br>Line width: Total <i>active</i> power flow (reverse flow in red)."}, "xaxis": {"visible": false}, "yaxis": {"visible": false}}}
